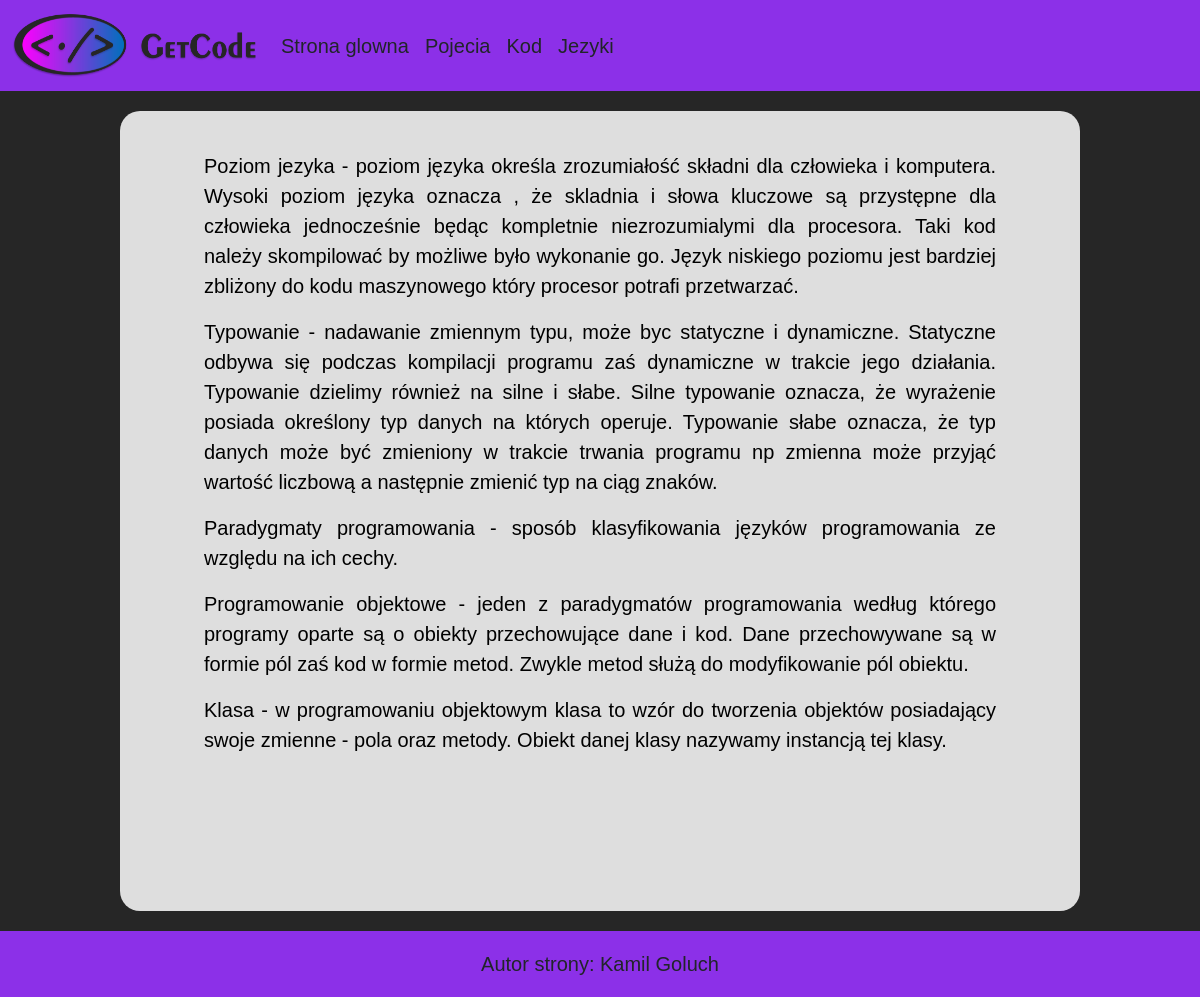
The app's page /pojecia/pojecia.php with its own data.
### tables this page shows
CREATE TABLE `pojecia` (
  `id` int(11) NOT NULL,
  `tekst` text DEFAULT NULL
);

### pojecia/zawartosc.php (the view, shortened to what this page needs)
<?php
		require_once "../sql/connect.php";
		$polaczenie = @new mysqli($host, $db_user, $db_password, $db_name);
		if($polaczenie->connect_errno!=0)
		{
			echo "Error: ".$polaczenie->connect_errno."opis bledu: ".$polaczenie->connect_errno;
		}else{
			$sql = "SELECT tekst FROM pojecia";
			if($rezultat=@$polaczenie->query($sql)){
				$ile_wierszy = $rezultat->num_rows;
				for($i=1; $i <=$ile_wierszy; $i++){
				$wiersz=$rezultat->fetch_assoc();
				$tekst=$wiersz['tekst'];
				echo '<p class="pojecie">'.$tekst.'</p>';
				}
			}
			}
?>

### css/Style.css (style rules this page uses)
#bootstrap-overrides { background-color: #262626; font-size:20px; font-family: 'Trebuchet MS', sans-serif!important; }
.pojecie { padding-left:5%; padding-right:5%; }

### records on screen
pojecia: tekst "Poziom jezyka - poziom języka określa zrozumiałość składni dla człowieka i komputera. Wysoki poziom języka oznacza , że skladnia i słowa kluczowe są przystępne dla człowieka jednocześnie będąc kompletnie niezrozumialymi dla procesora. Taki kod należy skompilować by możliwe było wykonanie go. Język niskiego poziomu jest bardziej zbliżony do kodu maszynowego który procesor potrafi przetwarzać."
pojecia: tekst "Typowanie - nadawanie zmiennym typu, może byc statyczne i dynamiczne. Statyczne odbywa się podczas kompilacji programu zaś dynamiczne w trakcie jego działania. Typowanie dzielimy również na silne i słabe. Silne typowanie oznacza, że wyrażenie posiada określony typ danych na których operuje. Typowanie słabe oznacza, że typ danych może być zmieniony w trakcie trwania programu np zmienna może przyjąć wartość liczbową a następnie zmienić typ na ciąg znaków."
pojecia: tekst "Paradygmaty programowania - sposób klasyfikowania języków programowania ze względu na ich cechy."
pojecia: tekst "Programowanie objektowe - jeden z paradygmatów programowania według którego programy oparte są o obiekty przechowujące dane i kod. Dane przechowywane są w formie pól zaś kod w formie metod. Zwykle metod służą do modyfikowanie pól obiektu."
pojecia: tekst "Klasa - w programowaniu objektowym klasa to wzór do tworzenia objektów posiadający swoje zmienne - pola oraz metody. Obiekt danej klasy nazywamy instancją tej klasy."
